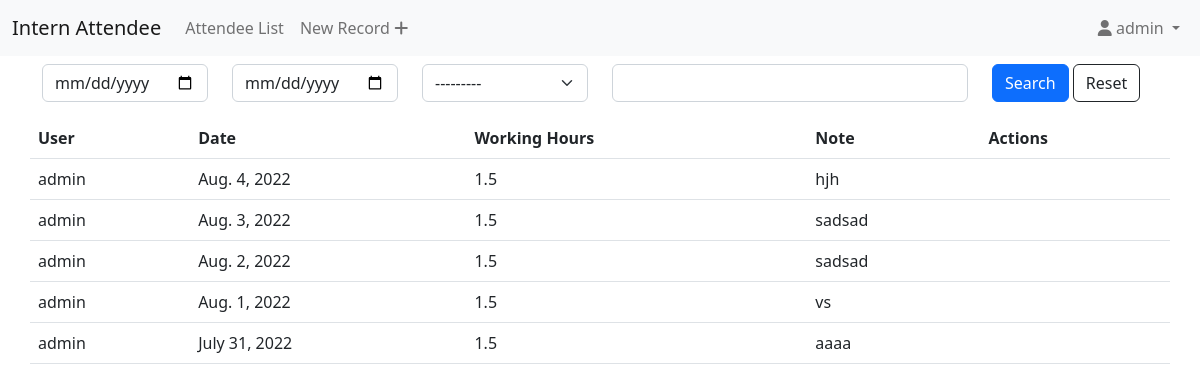
Before: /list (signed in) with the older database file.
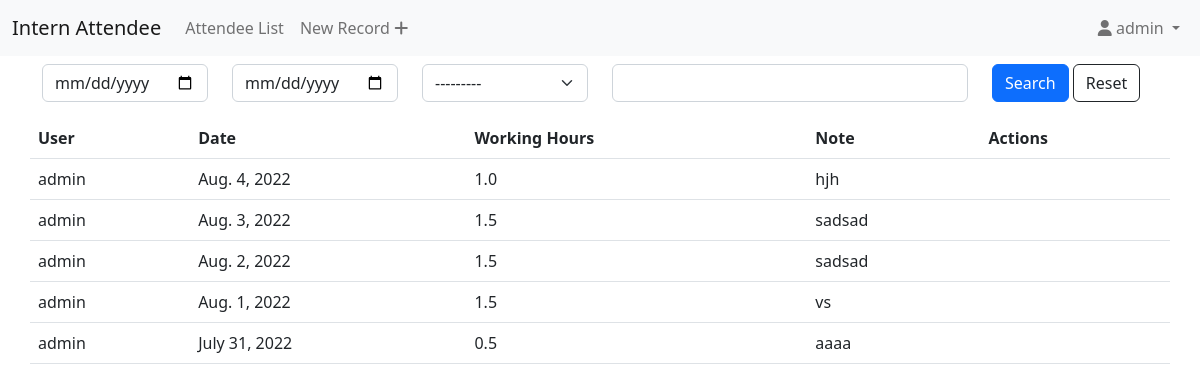
After: the same page with the newer database file.
### attendance/models.py (models this page shows, shortened)
class Entry(models.Model):
    WORKING_HOURS = (
         (1.0, '1 Day'),
         (0.5, '0.5 Day'),
         (1.5, '1.5 Day'),
    )
    working_hours = models.FloatField(choices=WORKING_HOURS, default=None)
    user = models.ForeignKey(User, on_delete=models.CASCADE)
    note = models.TextField(max_length=500)
    day = models.DateField(default=timezone.now)

### attendance/views.py (the view, shortened to what this page needs)
# urls.py: path('list', AttendeeList.as_view(), name='list'),
class AttendeeList(ListView, FormView):
    model = Entry
    template_name = 'attendance/entry_list.html'
    form_class = AttendeeListSearchForm
    def get(self, request):
        entries = Entry.objects.all().order_by('-day')
        return render(request, self.template_name, {'form': self.form_class, 'entries': entries})

### attendance/templates/attendance/entry_list.html
{% extends "attendance/base_generic.html" %}
{% load crispy_forms_tags %}
{% block content %}
    <div class="container my-2">
            {% crispy form %}
        <div class="row">
            {% if entries %}
                <table class="table table-hover">
                    <thead>
                        <tr>
                            <th>User</th>
                            <th>Date</th>
                            <th>Working Hours</th>
                            <th>Note</th>
                            <th>Actions</th>
                        </tr>
                    </thead>
                    <tbody id="recordTable">
                        {% for entry in entries %}
                            <tr>
                                <td>{{ entry.user }}</td>
                                <td>{{ entry.day }}</td>
                                <td>{{ entry.working_hours }}</td>
                                <td>{{ entry.note }}</td>
                                <td></td>
                            </tr>
                        {% endfor %}
                    </tbody>
                </table>
            {% else %}
                <p>No entries</p>
            {% endif %}
        </div>
    </div>
{% endblock content %}

### attendance/templates/attendance/base_generic.html (shortened to what this page needs)
<!DOCTYPE html>
{% load static %}
{% load static i18n %}
{% load crispy_forms_tags %}
<html lang="en">
<head>
<link href="https://cdn.jsdelivr.net/npm/bootstrap@5.2.0/dist/css/bootstrap.min.css" rel="stylesheet">
<link rel="stylesheet" type="text/css" href="{% static 'attendance/style.css' %}">
</head>
<body>
<nav class="navbar navbar-expand-lg bg-light">
  <div class="container-fluid">
    <a class="navbar-brand" href="{% url 'index' %}">Intern Attendee</a>
      {% if user.is_authenticated %}
          <div class="collapse navbar-collapse" id="navbarNav">
            <ul class="navbar-nav">
              <li class="nav-item">
                <a class="nav-link" href="{% url 'list' %}">Attendee List</a>
              </li>
              <li class="nav-item">
                <a class="nav-link" href="{% url 'newRecord' %}">New Record
                <i class="fa fa-plus"></i>
                </a>
              </li>
            </ul>
          </div>
          <div>
            <ul class="navbar-nav">
              <li class="nav-item">
                  <a class="nav-link dropdown-toggle cursor-pointer" data-bs-toggle="dropdown"> <span
                          class="fa fa-user"></span> {{user.username}}
                  </a>
              </li>
            </ul>
          </div>
          {% endif %}
  </div>
</nav>
  {% block content %}{% endblock %}
</body>
</html>

### attendance/static/attendance/style.css (style rules this page uses)
.cursor-pointer { cursor: pointer; }

Changed rows visible on the page:
changed Entry "Aug. 4, 2022": working_hours "1.5" → "1.0"
changed Entry "July 31, 2022": working_hours "1.5" → "0.5"
